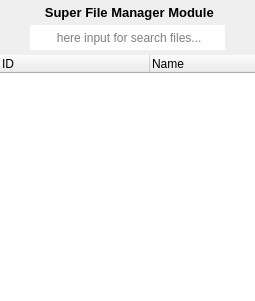
<?xml version="1.0" encoding="UTF-8"?>
<ui version="4.0">
 <class>SuperFileManager</class>
 <widget class="QFrame" name="SuperFileManager">
  <property name="geometry">
   <rect>
    <x>0</x>
    <y>0</y>
    <width>255</width>
    <height>301</height>
   </rect>
  </property>
  <property name="windowTitle">
   <string>Frame</string>
  </property>
  <layout class="QVBoxLayout" name="verticalLayout" stretch="1,1,99">
   <property name="spacing">
    <number>5</number>
   </property>
   <property name="leftMargin">
    <number>0</number>
   </property>
   <property name="topMargin">
    <number>0</number>
   </property>
   <property name="rightMargin">
    <number>0</number>
   </property>
   <property name="bottomMargin">
    <number>0</number>
   </property>
   <item>
    <widget class="QLabel" name="label">
     <property name="enabled">
      <bool>true</bool>
     </property>
     <property name="minimumSize">
      <size>
       <width>0</width>
       <height>20</height>
      </size>
     </property>
     <property name="maximumSize">
      <size>
       <width>16777215</width>
       <height>20</height>
      </size>
     </property>
     <property name="font">
      <font>
       <pointsize>10</pointsize>
       <italic>false</italic>
       <bold>true</bold>
       <underline>false</underline>
      </font>
     </property>
     <property name="text">
      <string> Super File Manager Module</string>
     </property>
     <property name="alignment">
      <set>Qt::AlignBottom|Qt::AlignHCenter</set>
     </property>
    </widget>
   </item>
   <item>
    <layout class="QHBoxLayout" name="horizontalLayout" stretch="1,98,1">
     <property name="spacing">
      <number>5</number>
     </property>
     <item>
      <widget class="QPushButton" name="pushButton">
       <property name="enabled">
        <bool>false</bool>
       </property>
       <property name="sizePolicy">
        <sizepolicy hsizetype="Minimum" vsizetype="Minimum">
         <horstretch>0</horstretch>
         <verstretch>0</verstretch>
        </sizepolicy>
       </property>
       <property name="minimumSize">
        <size>
         <width>25</width>
         <height>25</height>
        </size>
       </property>
       <property name="maximumSize">
        <size>
         <width>25</width>
         <height>25</height>
        </size>
       </property>
       <property name="toolTip">
        <string>location</string>
       </property>
       <property name="text">
        <string/>
       </property>
       <property name="flat">
        <bool>true</bool>
       </property>
      </widget>
     </item>
     <item>
      <widget class="QLineEdit" name="lineEdit">
       <property name="sizePolicy">
        <sizepolicy hsizetype="Minimum" vsizetype="Minimum">
         <horstretch>0</horstretch>
         <verstretch>0</verstretch>
        </sizepolicy>
       </property>
       <property name="minimumSize">
        <size>
         <width>0</width>
         <height>25</height>
        </size>
       </property>
       <property name="maximumSize">
        <size>
         <width>16777215</width>
         <height>25</height>
        </size>
       </property>
       <property name="frame">
        <bool>false</bool>
       </property>
       <property name="alignment">
        <set>Qt::AlignCenter</set>
       </property>
       <property name="placeholderText">
        <string> here input for search files...</string>
       </property>
       <property name="clearButtonEnabled">
        <bool>true</bool>
       </property>
      </widget>
     </item>
     <item>
      <widget class="QPushButton" name="pushButton_2">
       <property name="enabled">
        <bool>false</bool>
       </property>
       <property name="sizePolicy">
        <sizepolicy hsizetype="Minimum" vsizetype="Minimum">
         <horstretch>0</horstretch>
         <verstretch>0</verstretch>
        </sizepolicy>
       </property>
       <property name="minimumSize">
        <size>
         <width>25</width>
         <height>25</height>
        </size>
       </property>
       <property name="maximumSize">
        <size>
         <width>25</width>
         <height>25</height>
        </size>
       </property>
       <property name="toolTip">
        <string>check file vaild</string>
       </property>
       <property name="text">
        <string/>
       </property>
       <property name="flat">
        <bool>true</bool>
       </property>
      </widget>
     </item>
    </layout>
   </item>
   <item>
    <widget class="QTableWidget" name="tableWidget">
     <property name="contextMenuPolicy">
      <enum>Qt::CustomContextMenu</enum>
     </property>
     <property name="frameShape">
      <enum>QFrame::NoFrame</enum>
     </property>
     <property name="verticalScrollBarPolicy">
      <enum>Qt::ScrollBarAlwaysOff</enum>
     </property>
     <property name="horizontalScrollBarPolicy">
      <enum>Qt::ScrollBarAlwaysOff</enum>
     </property>
     <property name="autoScroll">
      <bool>true</bool>
     </property>
     <property name="editTriggers">
      <set>QAbstractItemView::NoEditTriggers</set>
     </property>
     <property name="alternatingRowColors">
      <bool>true</bool>
     </property>
     <property name="selectionMode">
      <enum>QAbstractItemView::SingleSelection</enum>
     </property>
     <property name="selectionBehavior">
      <enum>QAbstractItemView::SelectRows</enum>
     </property>
     <property name="verticalScrollMode">
      <enum>QAbstractItemView::ScrollPerPixel</enum>
     </property>
     <property name="horizontalScrollMode">
      <enum>QAbstractItemView::ScrollPerPixel</enum>
     </property>
     <property name="showGrid">
      <bool>false</bool>
     </property>
     <property name="gridStyle">
      <enum>Qt::NoPen</enum>
     </property>
     <attribute name="horizontalHeaderMinimumSectionSize">
      <number>32</number>
     </attribute>
     <attribute name="horizontalHeaderDefaultSectionSize">
      <number>150</number>
     </attribute>
     <attribute name="horizontalHeaderStretchLastSection">
      <bool>true</bool>
     </attribute>
     <attribute name="verticalHeaderVisible">
      <bool>false</bool>
     </attribute>
     <attribute name="verticalHeaderMinimumSectionSize">
      <number>32</number>
     </attribute>
     <attribute name="verticalHeaderDefaultSectionSize">
      <number>32</number>
     </attribute>
     <column>
      <property name="text">
       <string>ID</string>
      </property>
      <property name="textAlignment">
       <set>AlignLeading|AlignVCenter</set>
      </property>
     </column>
     <column>
      <property name="text">
       <string>Name</string>
      </property>
      <property name="textAlignment">
       <set>AlignLeading|AlignVCenter</set>
      </property>
     </column>
     <column>
      <property name="text">
       <string>Path</string>
      </property>
      <property name="textAlignment">
       <set>AlignLeading|AlignVCenter</set>
      </property>
     </column>
     <column>
      <property name="text">
       <string>Size</string>
      </property>
      <property name="textAlignment">
       <set>AlignLeading|AlignVCenter</set>
      </property>
     </column>
    </widget>
   </item>
  </layout>
 </widget>
 <resources/>
 <connections/>
</ui>
